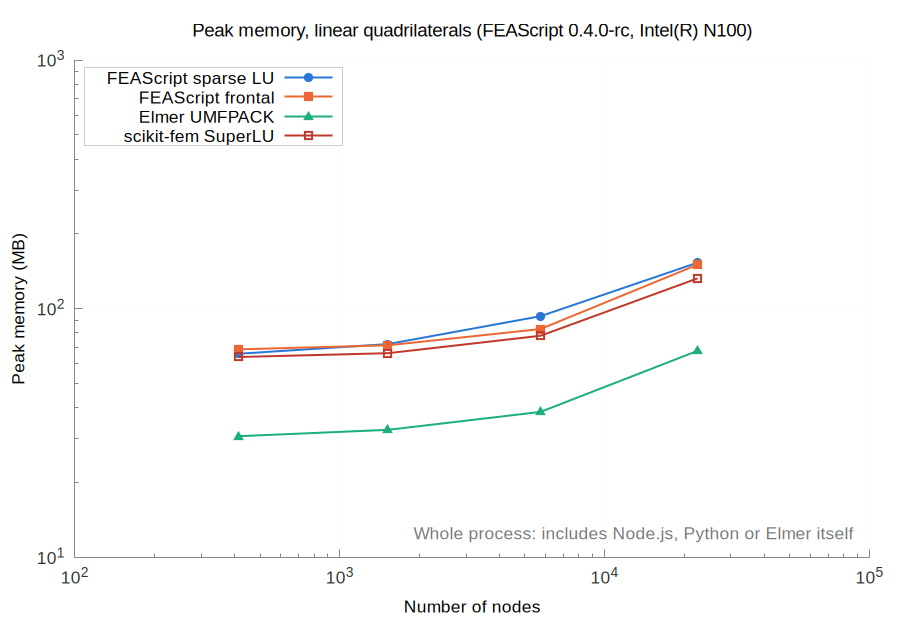

Reproduce this figure in gnuplot.
set terminal pngcairo size 900,620 font 'Arial,13'
set border 3 lc rgb '#888888'; set tics nomirror tc rgb '#333333'
set grid lc rgb '#e6e6e6' lw 1; set key top left box lc rgb '#cccccc' opaque
set logscale xy; set format y '10^{%L}'; set format x '10^{%L}'
set output 'memory_quad_linear.png'
set title 'Peak memory, linear quadrilaterals (FEAScript 0.4.0-rc, Intel(R) N100)' font 'Arial,14'
set xlabel 'Number of nodes'
set ylabel 'Peak memory (MB)'
set label 'Whole process: includes Node.js, Python or Elmer itself' at graph 0.98,0.05 right tc rgb '#777777'
plot 'memory_quad_linear_FEAScript_sparse_LU.dat' u 1:2 w lp lw 2 pt 7 ps 1.2 lc rgb '#2a78d6' t 'FEAScript sparse LU', \
     'memory_quad_linear_FEAScript_frontal.dat' u 1:2 w lp lw 2 pt 5 ps 1.2 lc rgb '#eb6834' t 'FEAScript frontal', \
     'memory_quad_linear_Elmer_UMFPACK.dat' u 1:2 w lp lw 2 pt 9 ps 1.2 lc rgb '#1baf7a' t 'Elmer UMFPACK', \
     'memory_quad_linear_scikit_fem_SuperLU.dat' u 1:2 w lp lw 2 pt 4 ps 1.2 lc rgb '#c0392b' t 'scikit-fem SuperLU'
